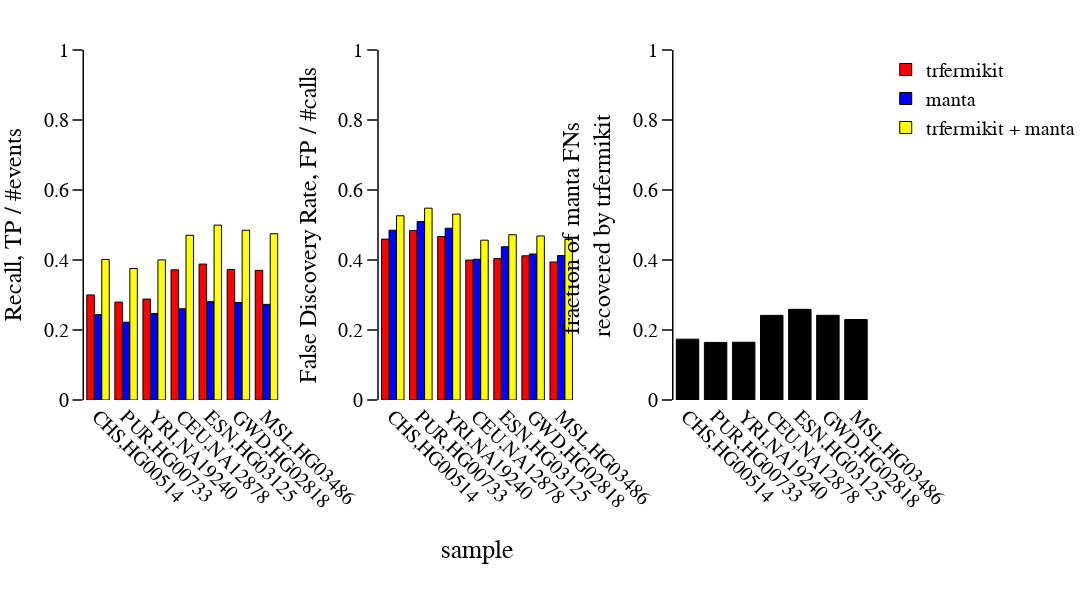

Write notebook code for a chart like this one.
### Code cell
def create_bar_chart_AB_all_samples(svtype, caller, chart_type, color):  
  consortia_populations_samples = get_consortia_populations_samples()
  consortia, populations, samples = zip(*consortia_populations_samples) 
  
  populations_samples = [f'{population},{sample}' for population, sample in zip(populations, samples)]

  overall_TPRs, overall_FDRs = zip(*[
    get_overall_TPR_FDR(consortium, population, sample, svtype, caller) 
    for consortium, population, sample in consortia_populations_samples
  ])

  y = { 
    'TPR': overall_TPRs, 
    'FDR': overall_FDRs,
  }
  name = { 
    'manta': 'manta',
    'trfermikit.unitigSupport.thinned': 'trfermikit',
    'combined': 'trfermikit + manta'
  }
  def get_showlegend(): 
    if chart_type == 'TPR': return True
    elif chart_type == 'FDR': return False 
    else: raise ValueError
    
  return go.Bar(
    x=populations_samples, 
    y=y[chart_type], 
    name=name[caller],
    marker=get_marker(color=color),
    showlegend=get_showlegend()
  )
  
def plot_performance_AB_all_samples(svtype, chart_type, fig, row, col): 
  fig.add_trace(
    create_bar_chart_AB_all_samples(svtype, 'trfermikit.unitigSupport.thinned', chart_type, color='red'),
    row=row, 
    col=col
  ) 
  fig.add_trace(
    create_bar_chart_AB_all_samples(svtype, 'manta', chart_type, color='blue'),
    row=row,
    col=col
  ) 
  fig.add_trace(
    create_bar_chart_AB_all_samples(svtype, 'combined', chart_type, color='yellow'),
    row=row,
    col=col
  ) 
  update_axes(fig, 'x', None, showline=False, ticks=None, row=row, col=col) 
  y_text = { 
    'TPR': 'Recall, TP / #events',
    'FDR': 'False Discovery Rate, FP / #calls'    
  }  
  update_axes(fig, 'y' , y_text[chart_type], range_=[0, 1], row=row, col=col) 

def create_bar_chart_overall_manta_fraction_all_samples(svtype):  
  consortia_populations_samples = get_consortia_populations_samples()
  consortia, populations, samples = zip(*consortia_populations_samples) 
  
  populations_samples = [f'{population},{sample}' for population, sample in zip(populations, samples)]

  overall_manta_fractions = [
    get_overall_manta_fraction(consortium, population, sample, svtype)
    for consortium, population, sample in consortia_populations_samples
  ]

  return go.Bar(
    x=populations_samples, 
    y=overall_manta_fractions, 
    marker=get_marker(color='black'),
    showlegend=False
  )
 
def plot_overall_manta_fraction_all_samples(svtype, fig, row, col): 
  fig.add_trace(
    create_bar_chart_overall_manta_fraction_all_samples(svtype),
    row=row, 
    col=col
  ) 
  update_axes(fig, 'x', None, showline=False, ticks=None, row=row, col=col) 
  update_axes(fig, 'y' , 'fraction of manta FNs <br>recovered by trfermikit', range_=[0, 1], row=row, col=col) 

def plot_Fig3(svtype): 
  x_title = 'sample'

  fig = make_subplots(
    rows=1, 
    cols=3,
    column_widths=[1, 1, 1],
    row_heights=[1],
    specs=[[{"type": "bar"}, {"type": "bar"}, {"type": "bar"}]],
    horizontal_spacing=0.125,
    x_title=x_title
  ) 
  
  plot_performance_AB_all_samples(svtype, chart_type='TPR', fig=fig, row=1, col=1)
  plot_performance_AB_all_samples(svtype, chart_type='FDR', fig=fig, row=1, col=2)
  plot_overall_manta_fraction_all_samples(svtype, fig=fig, row=1, col=3)

  fig.update_layout(dict(
      xaxis=dict(type='category'),
      plot_bgcolor='white',
      font=get_font(),
      width=1500,
      height=600,
      margin=dict(
        l=50,
        r=50,
        b=200,
        t=50,
        pad=0
      )
  ))

  fig.update_xaxes(tickangle=45)

  fig.update_annotations(font=get_font(size=26))

  annotations = fig.layout.annotations
  annotation_texts = [annotation['text'] for annotation in annotations]
  annotations[annotation_texts.index(x_title)].update(y=-0.3)

  fig.write_image('Fig3.pdf')

  fig.show()

plot_Fig3('DEL')

### Figure 1 — Plotly figure (JSON) as saved in the notebook; plotly's stock layout.template omitted (floating-point values rounded to 4 significant figures)
{"data": [{"marker": {"color": "red", "line": {"color": "black", "width": 1}}, "name": "trfermikit", "showlegend": true, "type": "bar", "x": ["CHS,HG00514", "PUR,HG00733", "YRI,NA19240", "CEU,NA12878", "ESN,HG03125", "GWD,HG02818", "MSL,HG03486"], "xaxis": "x", "y": [0.3002, 0.2797, 0.2884, 0.3719, 0.3884, 0.3729, 0.3705], "yaxis": "y"}, {"marker": {"color": "blue", "line": {"color": "black", "width": 1}}, "name": "manta", "showlegend": true, "type": "bar", "x": ["CHS,HG00514", "PUR,HG00733", "YRI,NA19240", "CEU,NA12878", "ESN,HG03125", "GWD,HG02818", "MSL,HG03486"], "xaxis": "x", "y": [0.2439, 0.2222, 0.2474, 0.2606, 0.2809, 0.2785, 0.2732], "yaxis": "y"}, {"marker": {"color": "yellow", "line": {"color": "black", "width": 1}}, "name": "trfermikit + manta", "showlegend": true, "type": "bar", "x": ["CHS,HG00514", "PUR,HG00733", "YRI,NA19240", "CEU,NA12878", "ESN,HG03125", "GWD,HG02818", "MSL,HG03486"], "xaxis": "x", "y": [0.4017, 0.3757, 0.4003, 0.4707, 0.4997, 0.4851, 0.475], "yaxis": "y"}, {"marker": {"color": "red", "line": {"color": "black", "width": 1}}, "name": "trfermikit", "showlegend": false, "type": "bar", "x": ["CHS,HG00514", "PUR,HG00733", "YRI,NA19240", "CEU,NA12878", "ESN,HG03125", "GWD,HG02818", "MSL,HG03486"], "xaxis": "x2", "y": [0.4597, 0.4844, 0.4669, 0.3997, 0.404, 0.412, 0.3944], "yaxis": "y2"}, {"marker": {"color": "blue", "line": {"color": "black", "width": 1}}, "name": "manta", "showlegend": false, "type": "bar", "x": ["CHS,HG00514", "PUR,HG00733", "YRI,NA19240", "CEU,NA12878", "ESN,HG03125", "GWD,HG02818", "MSL,HG03486"], "xaxis": "x2", "y": [0.4852, 0.5097, 0.4907, 0.4021, 0.4378, 0.4171, 0.4127], "yaxis": "y2"}, {"marker": {"color": "yellow", "line": {"color": "black", "width": 1}}, "name": "trfermikit + manta", "showlegend": false, "type": "bar", "x": ["CHS,HG00514", "PUR,HG00733", "YRI,NA19240", "CEU,NA12878", "ESN,HG03125", "GWD,HG02818", "MSL,HG03486"], "xaxis": "x2", "y": [0.5264, 0.5481, 0.5312, 0.4567, 0.4722, 0.4687, 0.4588], "yaxis": "y2"}, {"marker": {"color": "black", "line": {"color": "black", "width": 1}}, "showlegend": false, "type": "bar", "x": ["CHS,HG00514", "PUR,HG00733", "YRI,NA19240", "CEU,NA12878", "ESN,HG03125", "GWD,HG02818", "MSL,HG03486"], "xaxis": "x3", "y": [0.1738, 0.1645, 0.165, 0.2418, 0.259, 0.242, 0.2299], "yaxis": "y3"}], "layout": {"annotations": [{"font": {"color": "black", "family": "Arial", "size": 26}, "showarrow": false, "text": "sample", "x": 0.5, "xanchor": "center", "xref": "paper", "y": -0.3, "yanchor": "top", "yref": "paper", "yshift": -30}], "font": {"color": "black", "family": "Arial", "size": 20}, "height": 600, "margin": {"b": 200, "l": 50, "pad": 0, "r": 50, "t": 50}, "plot_bgcolor": "white", "width": 1500, "xaxis": {"anchor": "y", "domain": [0, 0.25], "linecolor": "black", "linewidth": 1.5, "showgrid": false, "showline": false, "tickangle": 45, "tickcolor": "black", "ticklen": 10, "tickwidth": 1.5, "type": "category"}, "xaxis2": {"anchor": "y2", "domain": [0.375, 0.625], "linecolor": "black", "linewidth": 1.5, "showgrid": false, "showline": false, "tickangle": 45, "tickcolor": "black", "ticklen": 10, "tickwidth": 1.5}, "xaxis3": {"anchor": "y3", "domain": [0.75, 1], "linecolor": "black", "linewidth": 1.5, "showgrid": false, "showline": false, "tickangle": 45, "tickcolor": "black", "ticklen": 10, "tickwidth": 1.5}, "yaxis": {"anchor": "x", "domain": [0, 1], "linecolor": "black", "linewidth": 1.5, "range": [0, 1], "showgrid": false, "showline": true, "tickcolor": "black", "ticklen": 10, "ticks": "outside", "tickwidth": 1.5, "title": {"text": "Recall, TP / #events"}}, "yaxis2": {"anchor": "x2", "domain": [0, 1], "linecolor": "black", "linewidth": 1.5, "range": [0, 1], "showgrid": false, "showline": true, "tickcolor": "black", "ticklen": 10, "ticks": "outside", "tickwidth": 1.5, "title": {"text": "False Discovery Rate, FP / #calls"}}, "yaxis3": {"anchor": "x3", "domain": [0, 1], "linecolor": "black", "linewidth": 1.5, "range": [0, 1], "showgrid": false, "showline": true, "tickcolor": "black", "ticklen": 10, "ticks": "outside", "tickwidth": 1.5, "title": {"text": "fraction of manta FNs <br>recovered by trfermikit"}}}}
